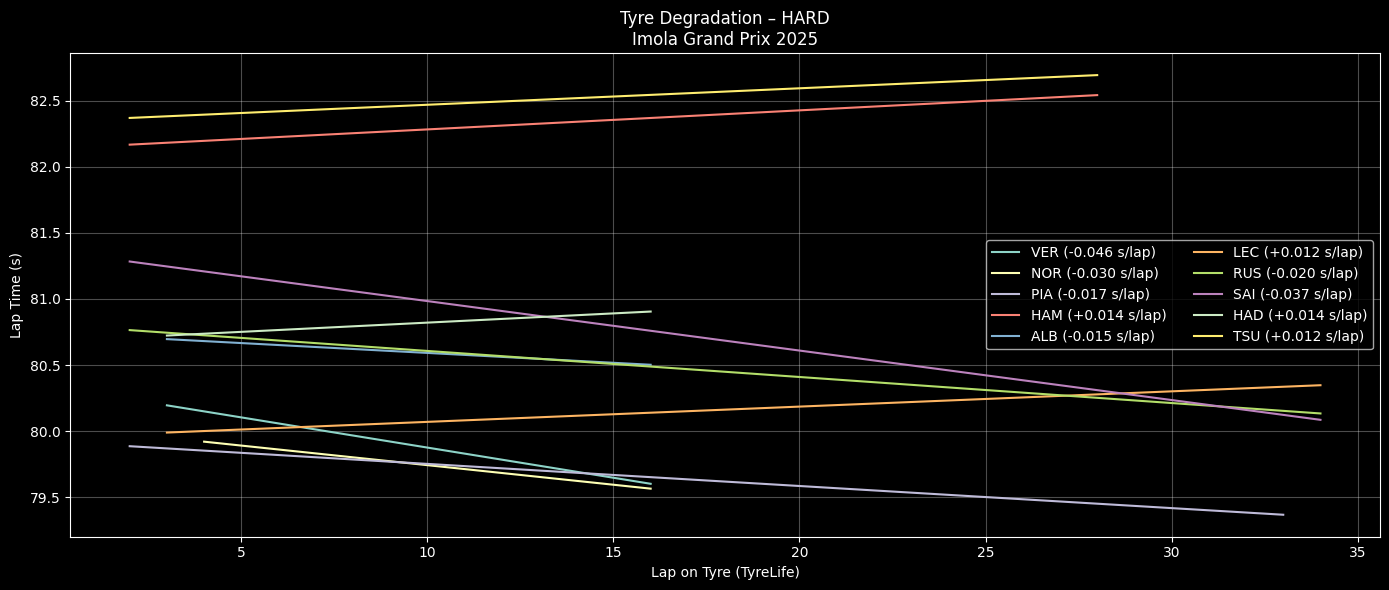

Write Python code to recreate this figure.
import fastf1, os
import pandas as pd
import numpy as np
import matplotlib.pyplot as plt
from pathlib import Path

# ========= CONFIG =========
YEAR = 2025
GP = "Imola Grand Prix"
SESSION = "R"
COMPOUND = "HARD"      # SOFT / MEDIUM / HARD
TOP_N = 10             # Top N finishers
CACHE_DIR = Path("/content/fastf1_cache")

# ========= CACHE =========
CACHE_DIR.mkdir(parents=True, exist_ok=True)
fastf1.Cache.enable_cache(CACHE_DIR)

# ========= LOAD SESSION =========
session = fastf1.get_session(YEAR, GP, SESSION)
session.load()

laps = session.laps.copy()
laps = laps[laps["IsAccurate"]]

# Convert laptime to seconds
laps["LapTimeSec"] = laps["LapTime"].dt.total_seconds()

# ========= SELECT TOP DRIVERS =========
drivers = (
    session.results
    .sort_values("Position")
    .head(TOP_N)["Abbreviation"]
    .tolist()
)

laps = laps[laps["Driver"].isin(drivers)]

# ========= CLEAN LAPS =========
laps = laps[
    laps["PitInTime"].isna() &
    laps["PitOutTime"].isna() &
    (laps["Compound"] == COMPOUND)
]

# ========= REMOVE OUTLIERS (IQR PER DRIVER PER STINT) =========
clean = []

for (d, stint), dl in laps.groupby(["Driver", "Stint"]):
    if len(dl) < 5:
        continue

    q1, q3 = dl["LapTimeSec"].quantile([0.25, 0.75])
    iqr = q3 - q1

    dl = dl[
        (dl["LapTimeSec"] >= q1 - 1.5 * iqr) &
        (dl["LapTimeSec"] <= q3 + 1.5 * iqr)
    ]

    clean.append(dl)

clean = pd.concat(clean)

# ========= PLOT TYRE DEGRADATION =========
plt.figure(figsize=(14,6))

for d in drivers:
    dl = clean[clean["Driver"] == d]

    # pilih stint terpanjang untuk driver tsb
    if dl.empty:
        continue

    stint_id = (
        dl.groupby("Stint").size().idxmax()
    )

    stint_laps = dl[dl["Stint"] == stint_id]

    if len(stint_laps) < 5:
        continue

    x = stint_laps["TyreLife"]
    y = stint_laps["LapTimeSec"]

    # Linear regression → degradation slope
    z = np.polyfit(x, y, 1)
    y_fit = np.polyval(z, x)

    plt.plot(x, y_fit, label=f"{d} ({z[0]:+.03f} s/lap)")

plt.title(f"Tyre Degradation – {COMPOUND}\n{GP} {YEAR}")
plt.xlabel("Lap on Tyre (TyreLife)")
plt.ylabel("Lap Time (s)")
plt.grid(alpha=0.3)
plt.legend(ncol=2)
plt.tight_layout()
plt.show()
